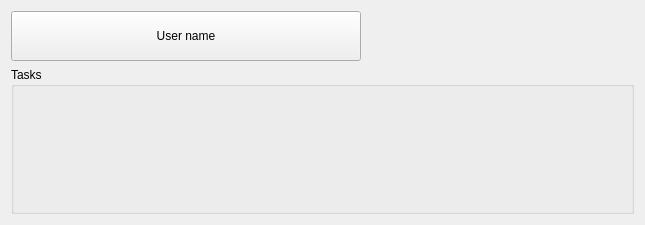
<?xml version="1.0" encoding="UTF-8"?>
<ui version="4.0">
 <class>executorForm</class>
 <widget class="QWidget" name="executorForm">
  <property name="geometry">
   <rect>
    <x>0</x>
    <y>0</y>
    <width>645</width>
    <height>225</height>
   </rect>
  </property>
  <property name="windowTitle">
   <string>Form</string>
  </property>
  <layout class="QVBoxLayout" name="verticalLayout">
   <property name="sizeConstraint">
    <enum>QLayout::SetMaximumSize</enum>
   </property>
   <item>
    <widget class="QPushButton" name="userNameButton">
     <property name="sizePolicy">
      <sizepolicy hsizetype="Fixed" vsizetype="Fixed">
       <horstretch>0</horstretch>
       <verstretch>0</verstretch>
      </sizepolicy>
     </property>
     <property name="minimumSize">
      <size>
       <width>350</width>
       <height>50</height>
      </size>
     </property>
     <property name="toolTip">
      <string>Expand users data</string>
     </property>
     <property name="statusTip">
      <string>Expand users data</string>
     </property>
     <property name="text">
      <string>User name</string>
     </property>
     <property name="icon">
      <iconset resource="../res/res.qrc">
       <normaloff>:/icons/color/profle.png</normaloff>:/icons/color/profle.png</iconset>
     </property>
     <property name="iconSize">
      <size>
       <width>20</width>
       <height>20</height>
      </size>
     </property>
     <property name="shortcut">
      <string>Alt+C</string>
     </property>
    </widget>
   </item>
   <item>
    <widget class="QGroupBox" name="tasksBox">
     <property name="title">
      <string>Tasks</string>
     </property>
    </widget>
   </item>
  </layout>
 </widget>
 <resources>
  <include location="../res/res.qrc"/>
 </resources>
 <connections/>
</ui>
